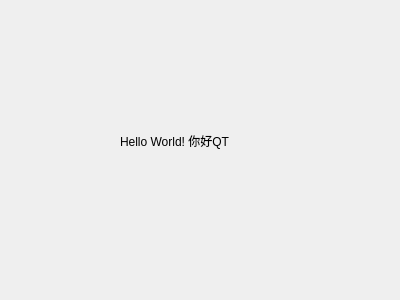
<?xml version="1.0" encoding="UTF-8"?>
<ui version="4.0">
 <class>HelloDialog</class>
 <widget class="QDialog" name="HelloDialog">
  <property name="geometry">
   <rect>
    <x>0</x>
    <y>0</y>
    <width>400</width>
    <height>300</height>
   </rect>
  </property>
  <property name="windowTitle">
   <string>Dialog</string>
  </property>
  <widget class="QLabel" name="label">
   <property name="geometry">
    <rect>
     <x>120</x>
     <y>120</y>
     <width>201</width>
     <height>41</height>
    </rect>
   </property>
   <property name="text">
    <string>Hello World! 你好QT</string>
   </property>
  </widget>
 </widget>
 <resources/>
 <connections/>
</ui>
